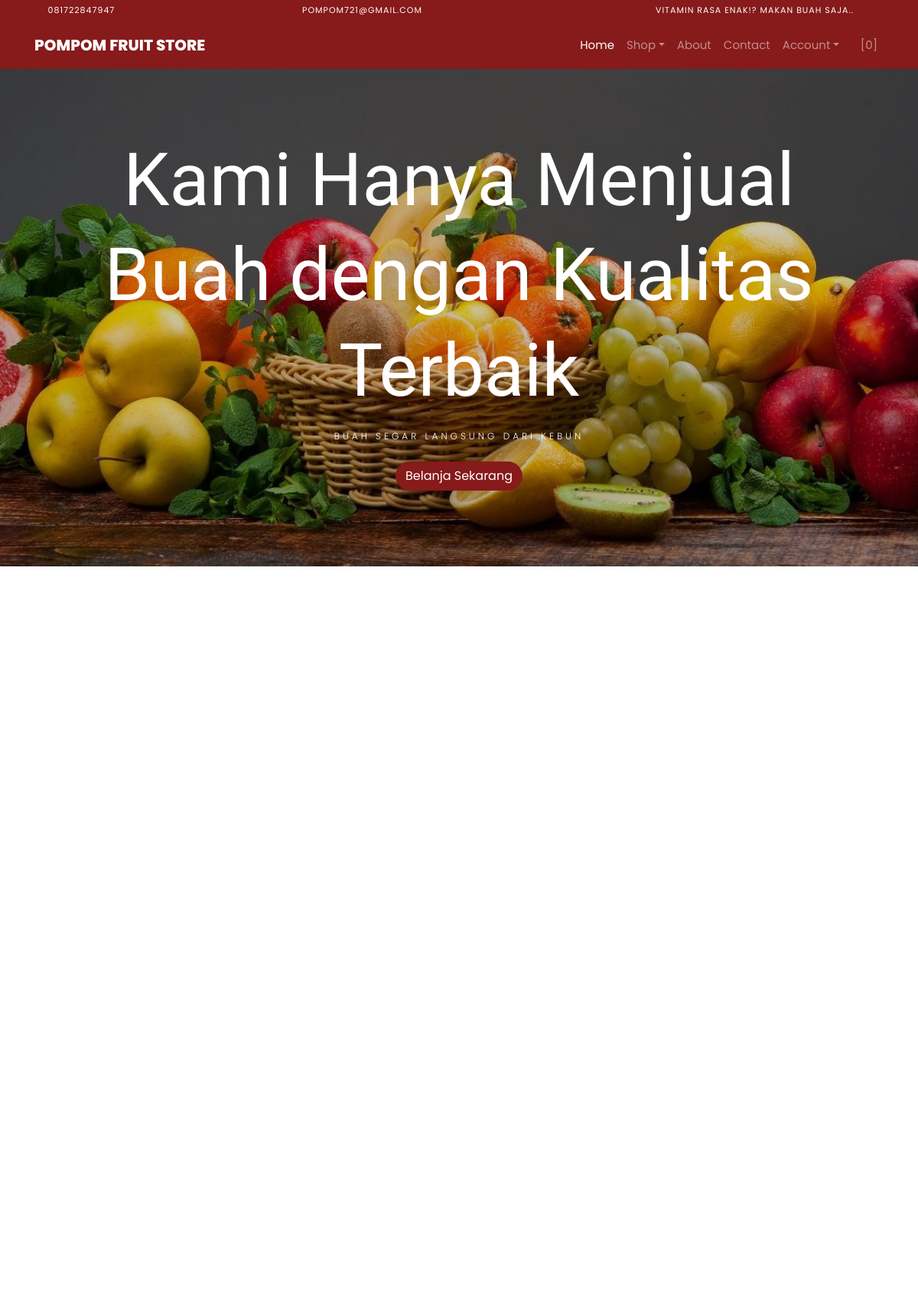
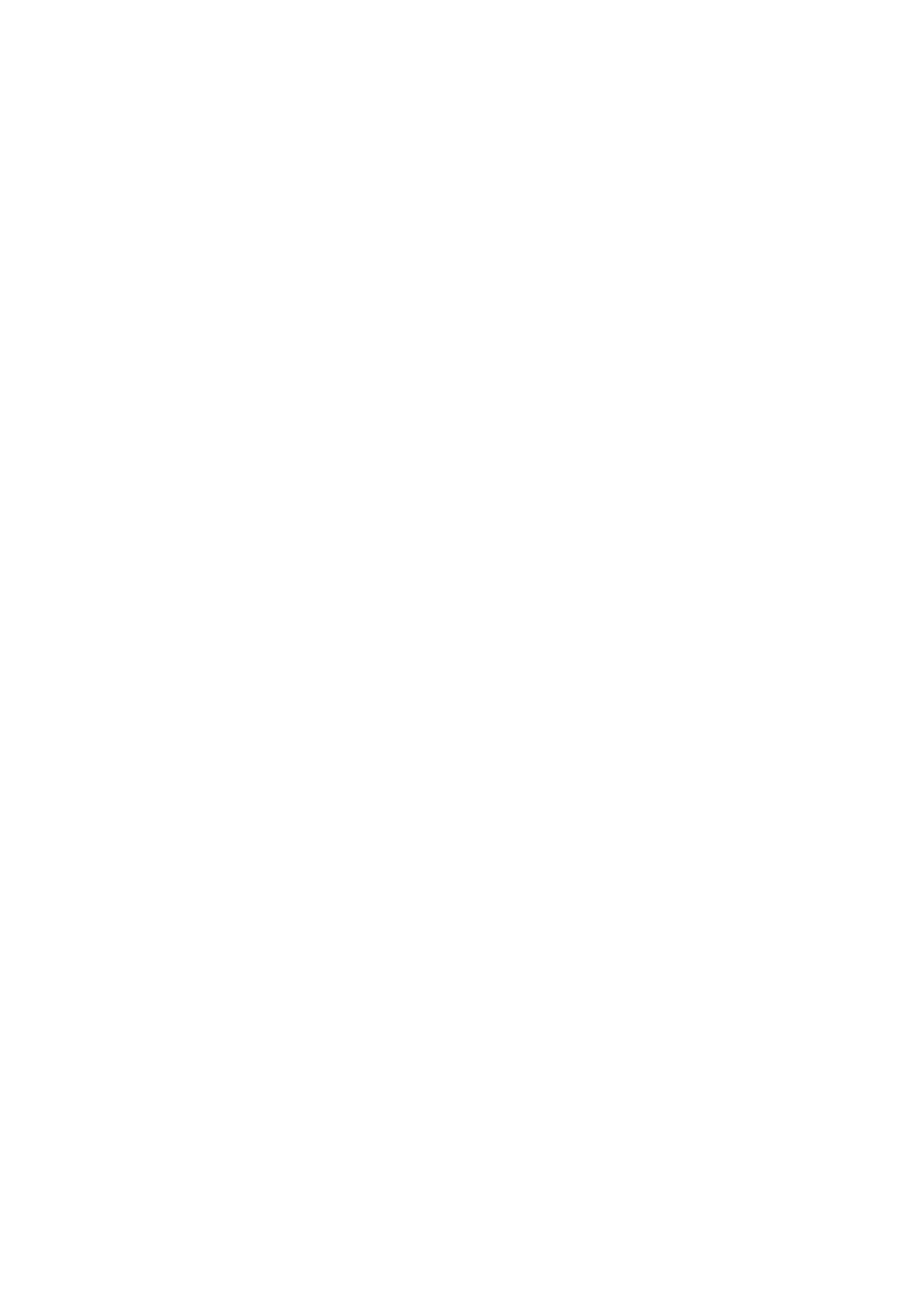
The page / (upper part) on the database its author committed (2 pictures, top to bottom).
### tables this page shows
CREATE TABLE `settings` (
  `id` int(10) NOT NULL,
  `key` varchar(32) NOT NULL,
  `content` text NOT NULL
);

### application/helpers/themes_helper.php (called while the page is built, shortened)
<?php
if ( ! function_exists('get_theme_name'))
{
    function get_theme_name() {
        $current_theme = get_settings('current_theme_name');
        return ($current_theme) ? $current_theme : false;
    }
}
if ( ! function_exists('get_template_part'))
{
    function get_template_part($file_name = null, $params = array()) {
        if ($file_name !== '') {
            $current_theme = get_theme_name();
            if ( file_exists($file_location = VIEWPATH .'themes/'. $current_theme .'/'. $file_name .'.php')) {
                $CI =& get_instance();
                $CI->load->view('themes/'. $current_theme .'/'. $file_name, $params);
            }
            else {
                echo '<div>Kesalahan: berkas tema <b>'. $file_name .'.php</b> tidak ditemukan.<br>Lokasi berkas: <b>'. $file_location .'</b></div>';
            }
        }
    }
}
if ( ! function_exists('get_header'))
{
    function get_header($params = null, $section = '', $current_section = '') {
        $load_params = array();
        if ( is_null($params)) {
            $load_params['title'] = get_settings('site_name');
        }
        else if ( is_string($params)) {
            $load_params['title'] = $params;
        }
        else if ( is_array($params)) {
            $load_params = $params;
        }
        else {
            $load_params['title'] = get_settings('site_name');
        }
        $load_params['sidebar_section'] = $section;
        $load_params['current_section'] = $current_section;
        get_template_part('header', $load_params);
    }
}
if ( ! function_exists('get_theme_uri'))
{
    function get_theme_uri($file_name = null, $theme_name = NULL)
    {
        $theme_name = ($theme_name == NULL) ? get_theme_name() : $theme_name;
        return is_null($file_name) ? base_url('assets/themes/'. $theme_name .'/') : base_url('assets/themes/'. $theme_name .'/'. $file_name) ;
    }
}

### application/controllers/Home.php (called while the page is built, shortened)
<?php
class Home extends CI_Controller {
    public function index() {
        $params['title'] = 'Welcome to Pompom FS';
        $products['products'] = $this->product->get_all_products();
        $products['best_deal'] = $this->product->best_deal_product();
        $products['reviews'] = $this->review->get_all_reviews();
        get_header($params);
        get_template_part('home', $products);
    }
}

### index.php (called while the page is built, shortened)
<?php
require_once BASEPATH . 'core/CodeIgniter.php';

### application/helpers/global_helper.php (called while the page is built, shortened)
<?php
if (!function_exists('get_settings')) {
    function get_settings($key = '')
    {
        $CI = &get_instance();
        $row = $CI->db
            ->select('content')
            ->where('key', $key)
            ->get('settings')
            ->row();
        return $row->content;
    }
}
if (!function_exists('get_store_name')) {
    function get_store_name()
    {
        return get_settings('store_name');
    }
}

### application/helpers/session_helper.php (called while the page is built, shortened)
<?php
if (!function_exists('init')) {
    function init()
    {
        $CI = &get_instance();
        return $CI;
    }
}
if (!function_exists('session_data')) {
    function session_data()
    {
        $CI = init();
        $read_session_in_cookie = get_cookie('__ACTIVE_SESSION_DATA');
        $read_session_in_session = $CI->session->userdata('__ACTIVE_SESSION_DATA');
        if ($read_session_in_cookie) {
            $read_data = $CI->encryption->decrypt($read_session_in_cookie);
            $read_data = json_decode($read_data);
            return $read_data;
        } else if ($read_session_in_session) {
            $read_data = $CI->encryption->decrypt($read_session_in_session);
            $read_data = json_decode($read_data);
            return $read_data;
        } else {
            $default_session = new stdClass();
            $default_session->is_login = FALSE;
            $default_session->user_id = 0;
            $default_session->login_at = 0;
            $default_session->remember_me = FALSE;
            return $default_session;
        }
    }
}

### application/views/themes/fruity/home.php (the view, shortened to what this page needs)
<section id="home-section" class="hero">
    <div class="home-slider owl-carousel">
    <div class="slider-item" style="background-image: url(<?php echo get_theme_uri('images/bg_1.jpg'); ?>);">
        <div class="overlay"></div>
      <div class="container">
        <div class="row slider-text justify-content-center align-items-center" data-scrollax-parent="true">
          <div class="col-md-12 ftco-animate text-center">
            <h1 class="mb-2">Kami Hanya Menjual Buah dengan Kualitas Terbaik</h1>
            <h2 class="subheading mb-4">Buah Segar Langsung dari Kebun</h2>
            <p><a href="#products" class="btn" style="background-color: #871a1a; color:white;">Belanja Sekarang</a></p>
          </div>
        </div>
      </div>
    </div>
  </div>
</section>
<section class="ftco-section" id="products">
      <div class="container">
          <div class="row no-gutters ftco-services">
  </div>
      </div>
  </section>
  <section class="ftco-section">
  <div class="container">
          <div class="row justify-content-center mb-3 pb-3">
  </div>
  </div>
  <div class="container">
      <div class="row">
      </div>
  </div>
</section>

### application/views/themes/fruity/header.php (shortened to what this page needs)
?><!DOCTYPE html>
<html lang="en">
  <head>
    <link rel="stylesheet" href="<?php echo get_theme_uri('css/open-iconic-bootstrap.min.css'); ?>">
    <link rel="stylesheet" href="<?php echo get_theme_uri('css/animate.css'); ?>">
    <link rel="stylesheet" href="<?php echo get_theme_uri('css/owl.carousel.min.css'); ?>">
    <link rel="stylesheet" href="<?php echo get_theme_uri('css/owl.theme.default.min.css'); ?>">
    <link rel="stylesheet" href="<?php echo get_theme_uri('css/magnific-popup.css'); ?>">
    <link rel="stylesheet" href="<?php echo get_theme_uri('css/aos.css'); ?>">
	<link rel="stylesheet" href="<?php echo get_theme_uri('css/ionicons.min.css'); ?>">
	<link rel="stylesheet" href="<?php echo get_theme_uri('js/plugins/@fortawesome/fontawesome-free/css/all.min.css', 'argon'); ?>">
    <link rel="stylesheet" href="<?php echo get_theme_uri('css/bootstrap-datepicker.css'); ?>">
    <link rel="stylesheet" href="<?php echo get_theme_uri('css/jquery.timepicker.css'); ?>">
    <link rel="stylesheet" href="<?php echo get_theme_uri('css/flaticon.css'); ?>">
    <link rel="stylesheet" href="<?php echo get_theme_uri('css/icomoon.css'); ?>">
	<link rel="stylesheet" href="<?php echo get_theme_uri('css/style.css'); ?>">
	<link rel="stylesheet" href="<?php echo base_url('assets/plugins/toastr/toastr.min.css'); ?>">
  </head>
  <body class="goto-here">
		<div class="py-1" style="background-color: #871a1a">
    	<div class="container">
    		<div class="row no-gutters d-flex align-items-start align-items-center px-md-0">
	    		<div class="col-lg-12 d-block">
		    		<div class="row d-flex">
		    			<div class="col-md pr-4 d-flex topper align-items-center">
					    	<div class="icon mr-2 d-flex justify-content-center align-items-center"><span class="icon-phone2"></span></div>
						    <span class="text"><?php echo get_settings('store_phone_number'); ?></span>
					    </div>
					    <div class="col-md pr-4 d-flex topper align-items-center">
					    	<div class="icon mr-2 d-flex justify-content-center align-items-center"><span class="icon-paper-plane"></span></div>
						    <span class="text"><?php echo get_settings('store_email'); ?></span>
					    </div>
					    <div class="col-md-5 pr-4 d-flex topper align-items-center text-lg-right">
						    <span class="text"><?php echo get_settings('store_tagline'); ?></span>
					    </div>
				    </div>
			    </div>
		    </div>
		  </div>
    	</div>
    <nav class="navbar navbar-expand-lg navbar-dark ftco_navbar" style="background-color: #871a1a;" id="ftco-navbar">
	    <div class="container navbar-dark" style="background-color: #871a1a;">
	      <a class="navbar-brand" href="<?php echo base_url(); ?>"><?php echo get_store_name(); ?></a>
	      <div class="collapse navbar-collapse" id="ftco-nav">
	        <ul class="navbar-nav ml-auto ">
	          <li class="nav-item active"><a href="<?php echo base_url(); ?>" class="nav-link">Home</a></li>
	          <li class="nav-item dropdown">
              <a class="nav-link dropdown-toggle" href="#" id="dropdown04" data-toggle="dropdown" aria-haspopup="true" aria-expanded="false">Shop</a>
            </li>
	          <li class="nav-item"><a href="<?php echo site_url('pages/about'); ?>" class="nav-link">About</a></li>
              <li class="nav-item"><a href="<?php echo site_url('pages/contact'); ?>" class="nav-link">Contact</a></li>
              <li class="nav-item dropdown">
              <a class="nav-link dropdown-toggle" href="#" id="dropdown05" data-toggle="dropdown" aria-haspopup="true" aria-expanded="false">Account</a>
            </li>
	          <li class="nav-item cta cta-colored"><a href="<?php echo site_url('shop/cart'); ?>" class="nav-link"><span class="icon-shopping_cart"></span>[<span class="cart-item-total">0</span>]</a></li>
	        </ul>
	      </div>
	    </div>
	  </nav>

### assets/themes/fruity/css/icomoon.css (style rules this page uses)
[class^="icon-"], [class*=" icon-"] { font-family: 'icomoon' !important; speak: none; font-style: normal; font-weight: normal; font-variant: normal; text-transform: none; line-height: 1; -webkit-font-smoothing: antialiased; -moz-osx-font-smoothing: grayscale; }
.icon-paper-plane:before { content: "\f1d8"; }
.icon-phone2:before { content: "\e0cd"; }
.icon-shopping_cart:before { content: "\e8cc"; }

### rows shown on the page
settings: content "081722847947"
settings: content "POMPOM721@GMAIL.COM"
settings: content "VITAMIN RASA ENAK!? MAKAN BUAH SAJA.."
settings: content "POMPOM FRUIT STORE"
settings: content (picture)
